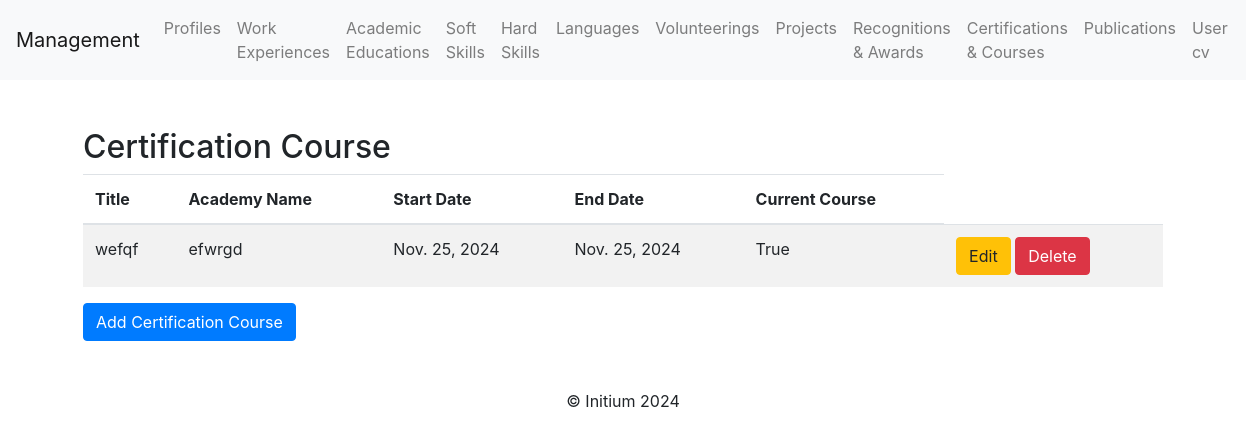
/certifications_courses/, run on the app's committed database.
### profile_cv/models.py (models this page shows, shortened)
class CertificationCourse(models.Model):
    title = models.CharField(max_length=255)  # Title of the certification or course
    academy_name = models.CharField(max_length=255)  # Name of the academy
    start_date = models.DateField()  # Start date
    end_date = models.DateField(blank=True, null=True)  # Optional end date
    current_course = models.BooleanField(blank=True, null=True)  # Current course

### profile_cv/views.py (the view)
# urls.py: path('certifications_courses/', certification_course_list, name='certification_course_list'),
def certification_course_list(request):
    certifications_courses = CertificationCourse.objects.all()
    return render(request, "certificationcourse/certificationcourse_list.html", {"certifications_courses": certifications_courses})

### profile_cv/templates/certificationcourse/certificationcourse_list.html (shortened to what this page needs)
{% extends 'base.html' %}
{% block content %}
<div class="container mt-5">
    <h2>Certification Course</h2>
    <table class="table table-striped">
        <thead>
            <tr>
                <th>Title</th>
                <th>Academy Name</th>
                <th>Start Date</th>
                <th>End Date</th>
                <th>Current Course</th>
            </tr>
        </thead>
        <tbody>
            {% for certificationCourse in certifications_courses %}
            <tr>
                <td>{{ certificationCourse.title }}</td>
                <td>{{ certificationCourse.academy_name }}</td>
                <td>{{ certificationCourse.start_date }}</td>
                <td>{{ certificationCourse.end_date }}</td>
                <td>{{ certificationCourse.current_course }}</td>
                <td>
                    <a class="btn btn-warning" href="{% url 'certification_course_update' certificationCourse.pk %}">Edit</a>
                    <a class="btn btn-danger" href="{% url 'certification_course_delete' certificationCourse.pk %}">Delete</a>
                </td>
            </tr>
            {% empty %}
            <tr>
                <td colspan="4">No CertificationCourses found.</td>
            </tr>
            {% endfor %}
        </tbody>
    </table>
    <a class="btn btn-primary" href="{% url 'certification_course_create' %}">Add Certification Course</a>
</div>
{% endblock %}

### data on the page
CertificationCourse: title "wefqf", academy_name "efwrgd", start_date "Nov. 25, 2024", end_date "Nov. 25, 2024", current_course "True"
